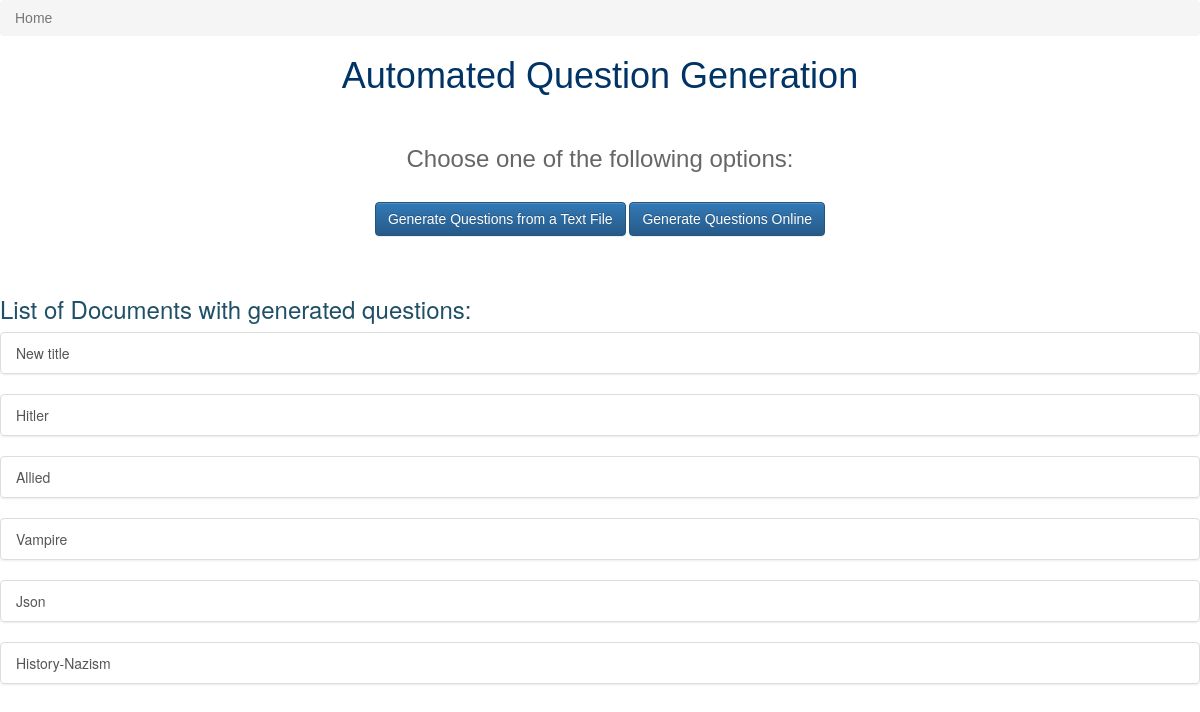
/home/, run on an earlier commit of the app's database.
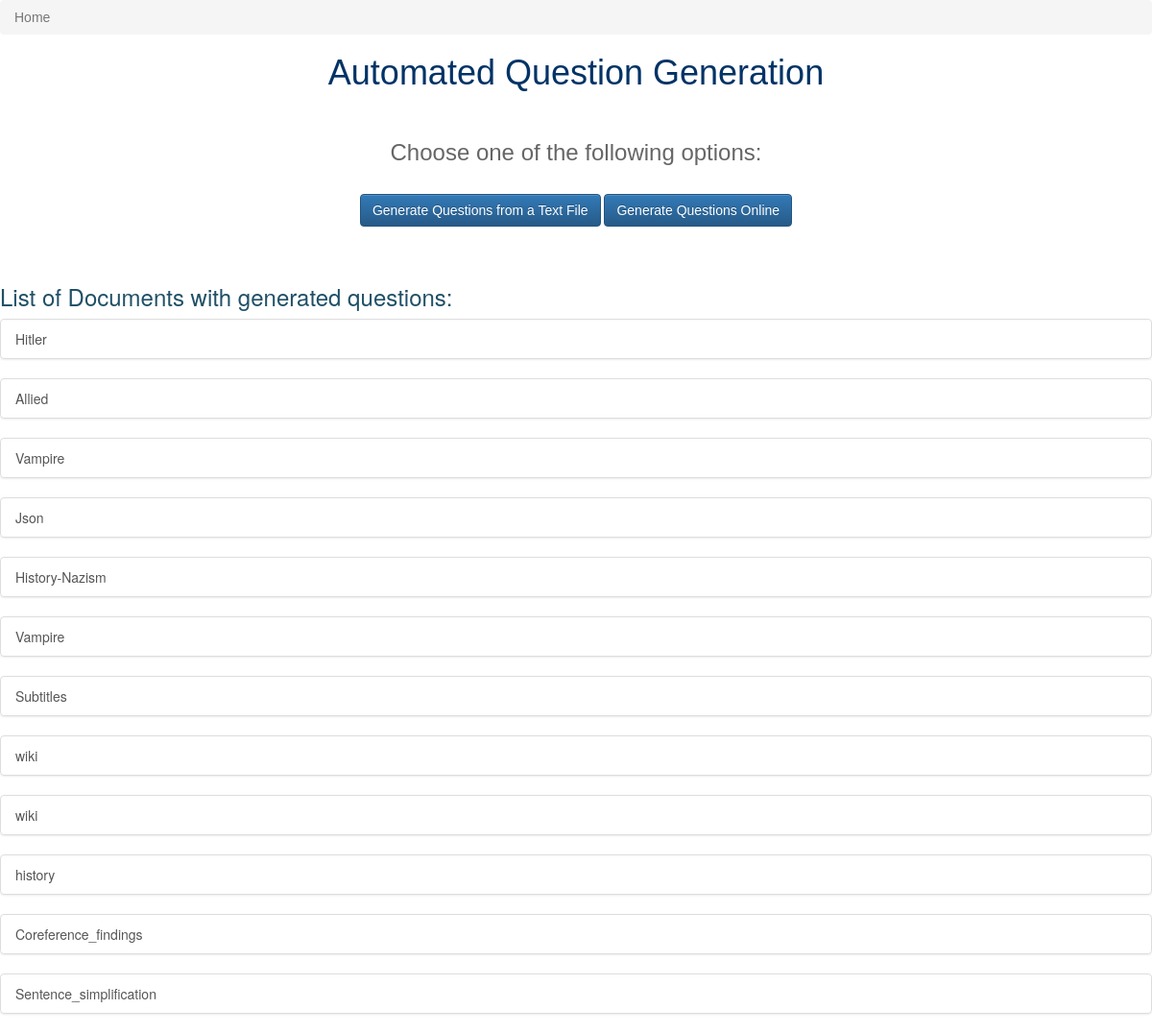
And on a later commit of the database.
### documents/models.py (models this page shows, shortened)
class Document(models.Model):
    title = models.CharField(max_length=30, blank=False, default="No-Title")
    timestamp = models.DateField(auto_now=False, auto_now_add=True)
    updated = models.DateField(auto_now=True, auto_now_add=False)
    slug = models.SlugField(unique=True, blank=True, null=False)
    content = models.TextField(null=True, blank=False)
    input_file = models.FileField(upload_to=upload_location_unprocessed_file, null=True, blank=False)
    processed_file = models.FileField(null=True, blank=True)
    questions_file = models.FileField(null=True, blank=True)
    json_out_file = models.FileField(null=True, blank=True)
    docs_extensions = (
                        (".json", "Json Format"),
                        (".txt", "Text Format"),
    )
    format = models.CharField(max_length=10, null=False, blank=False, choices=docs_extensions, default=".txt")
    file_as_input = models.BooleanField(blank=False, default=True)
    def get_absolute_url(self):
        return reverse("docs:doc_detail", kwargs={ "slug" : self.slug })

### documents/views.py (the view)
# urls.py: url(r'^home/$', views.home_page, name='home_page'),
def home_page(request):
    queryset = Document.objects.all()
    context = {
        "queryset" : queryset,
    }
    return render(request, "home.html", context)

### templates/home.html (shortened to what this page needs)
{% extends "base.html" %}
<{% block content %}
<div style="font-family: Arial">
<ul class="breadcrumb">
          <li class="active">Home</li>
</ul>
<h1 style="color: #003366" align="center"> Automated Question Generation </h1>
    <br>
    <div align="center">
            <h3 style="color: #666666"> Choose one of the following options: </h3> <br>
            <a class="btn btn-primary" href='{% url "docs:doc_create_file" %}' role="button">Generate Questions from a Text File</a>
            <a class="btn btn-primary" href='{% url "docs:doc_create_online" %}' role="button">Generate Questions Online</a>
    </div>
</div>
    <br><br>
    <h3 style="color: #205067" align="left">List of Documents with generated questions: </h3>
    {% for obj in queryset %}
    <div class="list-group">
      <a href='{{ obj.get_absolute_url }}' class="list-group-item">
        {{ obj.title }}
      </a>
      </div>
    {% endfor %}
{% endblock content%}

What changed in the data, as far as the page shows it:
removed Document: title "New title"
added Document: title "Vampire"
added Document: title "Subtitles"
added Document: title "wiki"
added Document: title "wiki"
added Document: title "history"
added Document: title "Coreference_findings"
added Document: title "Sentence_simplification"
